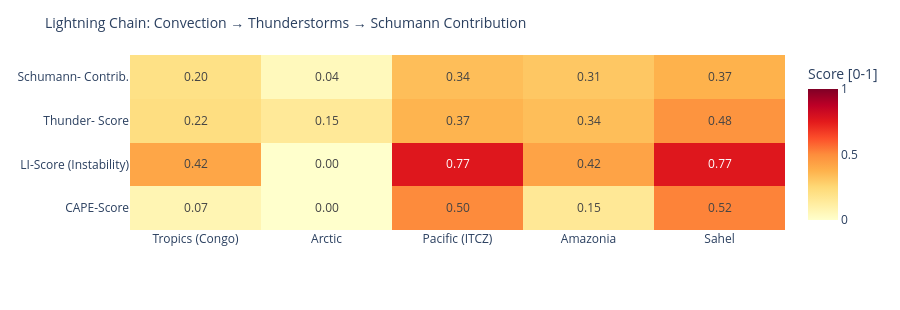

Here is the notebook cell this chart was saved with:
### Code cell
# ============================================================
# LIGHTNING CHAIN: Convection → Thunderstorms → Schumann
# Shows the causal chain per measurement point as heatmap
# ============================================================

def cape_score(v):
    """CAPE → normalized score [0,1]"""
    if v is None or pd.isna(v): return 0.0
    return min(1.0, float(v) / 3000)

def li_score(v):
    """Lifted Index: negative = unstable → score [0,1]"""
    if v is None or pd.isna(v): return 0.3
    return min(1.0, max(0.0, (-float(v) + 6) / 12))

def cloud_score(v):
    if v is None or pd.isna(v): return 0.3
    return float(v) / 100

def thunder_score(row):
    """Kombinierter Gewitterwahrscheinlichkeits-Score
    CAPE + LI + Bedeckung + WMO-Gewitter + konvektiver Niederschlag (showers)
    Hinweis: X-Ray und Kp sind kein Bestandteil – nur geomagn./solarer Kontext.
    """
    cs = cape_score(row.get('cape'))
    ls = li_score(row.get('li'))
    cl = cloud_score(row.get('cloud'))
    t  = 1.0 if row.get('thunderstorm') else 0.0
    # Convective precipitation (showers) as additional indicator
    sh = min(1.0, (row.get('showers') or 0) / 5.0)
    return round(cs * 0.30 + ls * 0.25 + cl * 0.15 + t * 0.20 + sh * 0.10, 3)

def schumann_contribution(t_score, lat):
    """Schumann contribution: higher in tropics (±30°), scaled by thunderstorm score"""
    lat_weight = max(0.3, 1.0 - abs(lat) / 60)
    return round(t_score * lat_weight, 3)

df_atm['cape_score']   = df_atm.apply(lambda r: cape_score(r['cape']), axis=1)
df_atm['li_score']     = df_atm.apply(lambda r: li_score(r['li']),    axis=1)
df_atm['thunder_score']= df_atm.apply(lambda r: thunder_score(r.to_dict()), axis=1)
df_atm['schumann_contribution'] = df_atm.apply(
    lambda r: schumann_contribution(r['thunder_score'], r['lat']), axis=1)

metrics = ['cape_score', 'li_score', 'thunder_score', 'schumann_contribution']
labels  = ['CAPE-Score', 'LI-Score\n(Instability)', 'Thunder-\nScore', 'Schumann-\nContrib.']
z_data  = [df_atm[m].tolist() for m in metrics]

fig = go.Figure(go.Heatmap(
    z=z_data,
    x=df_atm['point'].tolist(),
    y=labels,
    colorscale='YlOrRd',
    zmin=0, zmax=1,
    text=[[f'{v:.2f}' for v in row] for row in z_data],
    texttemplate='%{text}', textfont=dict(size=12),
    colorbar=dict(title='Score [0-1]')
))
fig.update_layout(
    title=dict(text='Lightning Chain: Convection → Thunderstorms → Schumann Contribution', font=dict(size=14)),
    height=310,
    plot_bgcolor='rgba(0,0,0,0)', paper_bgcolor='rgba(0,0,0,0)',
    margin=dict(l=130, r=80, t=55, b=80)
)
fig.show()

### Figure 1 — Plotly figure (JSON) as saved in the notebook; plotly's stock layout.template omitted (floating-point values rounded to 4 significant figures)
{"data": [{"colorbar": {"title": {"text": "Score [0-1]"}}, "colorscale": [[0.0, "rgb(255,255,204)"], [0.125, "rgb(255,237,160)"], [0.25, "rgb(254,217,118)"], [0.375, "rgb(254,178,76)"], [0.5, "rgb(253,141,60)"], [0.625, "rgb(252,78,42)"], [0.75, "rgb(227,26,28)"], [0.875, "rgb(189,0,38)"], [1.0, "rgb(128,0,38)"]], "text": [["0.07", "0.00", "0.50", "0.15", "0.52"], ["0.42", "0.00", "0.77", "0.42", "0.77"], ["0.22", "0.15", "0.37", "0.34", "0.48"], ["0.20", "0.04", "0.34", "0.31", "0.37"]], "textfont": {"size": 12}, "texttemplate": "%{text}", "type": "heatmap", "x": ["Tropics (Congo)", "Arctic", "Pacific (ITCZ)", "Amazonia", "Sahel"], "y": ["CAPE-Score", "LI-Score\n(Instability)", "Thunder-\nScore", "Schumann-\nContrib."], "z": [[0.07, 0.0, 0.5033, 0.1533, 0.52], [0.4167, 0.0, 0.7667, 0.425, 0.7667], [0.217, 0.15, 0.367, 0.335, 0.477], [0.203, 0.045, 0.336, 0.307, 0.374]], "zmax": 1, "zmin": 0}], "layout": {"height": 310, "margin": {"b": 80, "l": 130, "r": 80, "t": 55}, "paper_bgcolor": "rgba(0,0,0,0)", "plot_bgcolor": "rgba(0,0,0,0)", "title": {"font": {"size": 14}, "text": "Lightning Chain: Convection → Thunderstorms → Schumann Contribution"}}}
